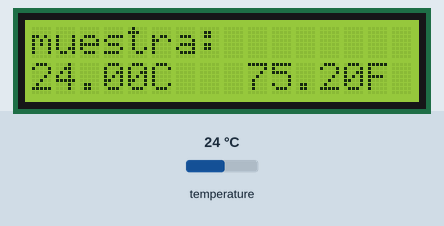
Recording of a sketch running on a simulated Arduino Uno, built with avr-gcc and run on an emulated ATmega328P. Parts: 16×2 character LCD. The inputs (shaded band) are chosen by the test bench; at power-on: temperature 24 °C.

Above: at 2.3 s.
2.4 s: temperature set to 41 °C
At 3.1 s:
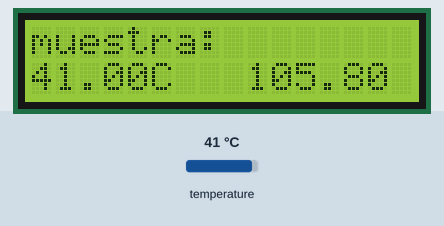
4.3 s: temperature set to 12 °C
At 5.4 s:
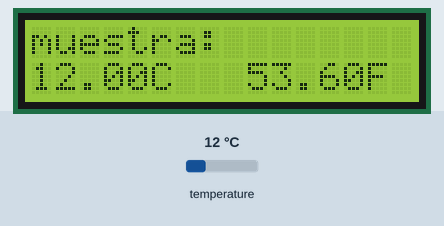
6.1 s: temperature set to 19 °C
At 7.5 s:
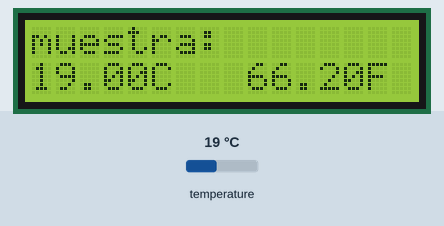
Timing chart, 0 to 9.1 s (numbered marks = the images above; inputs shaded):
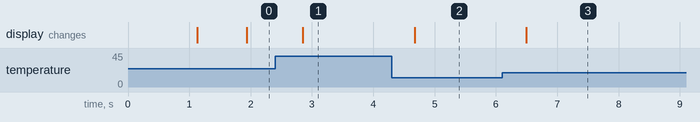

The sketch:

SENSOR_DE_TEMPERATURA.ino
```cpp
/*Fundación Kinal
//Centro Educativo Técnico Labral Kinal
//Electrónica
//Grado: Quinto
//Sección: A
//Curso: Taller de Electrónica Digital y Reparación de Computadoras I
//Nombre: Landon Francisco Alexander Reyes Baten
Carné: 2022012
*/
#include <Wire.h>
#include <LiquidCrystal_I2C.h>
#include <OneWire.h>
#include <DallasTemperature.h>

#define LEDR 3
#define LEDB 4
#define LEDY 5
//Constructores
OneWire ourWire(2);
DallasTemperature sensor(&ourWire);
LiquidCrystal_I2C LCD_LANDON(0x27,16,2);

void setup() {
  delay(1000);
  LCD_LANDON.init();
  LCD_LANDON.backlight();   //Inicio la comunicacion serial
  LCD_LANDON.begin();   //Se inicia el sensor
}

void loop() {
  sensor.requestTemperatures();   //Se envía el comando para leer la temperatura
  float temperatura = sensor.getTempCByIndex(0); //Se obtiene la temperatura en ºC
  float temperatura1 = sensor.getTempFByIndex(0); //Se obtiene la temperatura en ºF

  LCD_LANDON.setCursor(0,0);
  LCD_LANDON.print("muestra: ");
  LCD_LANDON.setCursor(0,1);
  LCD_LANDON.print(temperatura);
  LCD_LANDON.println("C");
  LCD_LANDON.setCursor(6,1);
  LCD_LANDON.print(" ");
  LCD_LANDON.setCursor(7,1);
  LCD_LANDON.print(" ");
  LCD_LANDON.setCursor(8,1);
  LCD_LANDON.print(" ");
  LCD_LANDON.setCursor(9,1);
  LCD_LANDON.print(temperatura1);
  LCD_LANDON.println("F");
  LCD_LANDON.setCursor(15,1);
  LCD_LANDON.print("  ");
  delay(100);

  if (temperatura >= 30) {
    digitalWrite(LEDR, HIGH);
    digitalWrite(LEDB, LOW);
    digitalWrite(LEDY, LOW);
  }
  if (temperatura <= 15) {
    digitalWrite(LEDR, LOW);
    digitalWrite(LEDB, HIGH);
    digitalWrite(LEDY, LOW);
  }
  if (temperatura > 15 && temperatura < 30) {
    digitalWrite(LEDR, LOW);
    digitalWrite(LEDB, LOW);
    digitalWrite(LEDY, HIGH);
  }
}
```

Measured:
- after the input at 2.4 s, the display: changes after 0.45 s (image 1)
- after the input at 4.3 s, the display: changes after 0.37 s (image 2)
- after the input at 6.1 s, the display: changes after 0.39 s (image 3)
